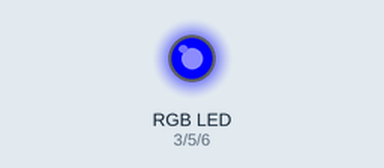
The sketch below on a simulated Arduino Uno, built with avr-gcc and run on an emulated ATmega328P. Shown: an RGB LED mixed from three pins (HIGH = lit).

Above: at 0.2 s.
At 1.2 s:
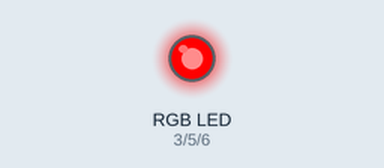
At 2.7 s:
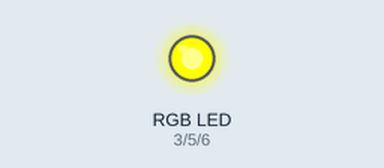
At 3.7 s:
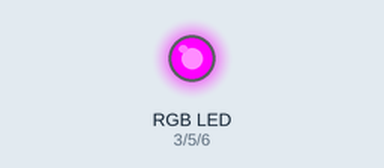
Timing chart, 0 to 4.6 s (numbered marks = the images above):
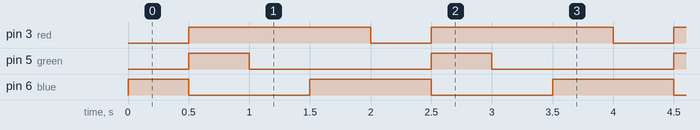

The sketch:

RGB.ino
```cpp
int red = 3;
int green = 5;
int blue = 6;
void setup() {
  // put your setup code here, to run once:
  pinMode(red, OUTPUT);
  pinMode(green, OUTPUT);
  pinMode(blue, OUTPUT);
  Serial.begin(9600);
  Serial.println();
 }

void loop() {
  // put your main code here, to run repeatedly:
  analogWrite(red, 0);
  analogWrite(green, 0);
  analogWrite(blue, 255);
  delay(500);
  analogWrite(red, 255);
  analogWrite(green, 255);
  analogWrite(blue, 0);
  delay(500);
  analogWrite(red, 255);
  analogWrite(green, 0);
  analogWrite(blue, 0);
  delay(500);
analogWrite(red, 255);
  analogWrite(green,0);
  analogWrite(blue, 255);
  delay(500);

}
```

Measured:
- by itself, pin 3 (red): alternates HIGH for 1.5 s and LOW for 0.50 s
- by itself, pin 5 (green): alternates HIGH for 0.50 s and LOW for 1.5 s
- by itself, pin 6 (blue): repeats every 2.0 s: LOW 1.0 s, HIGH 1.0 s
